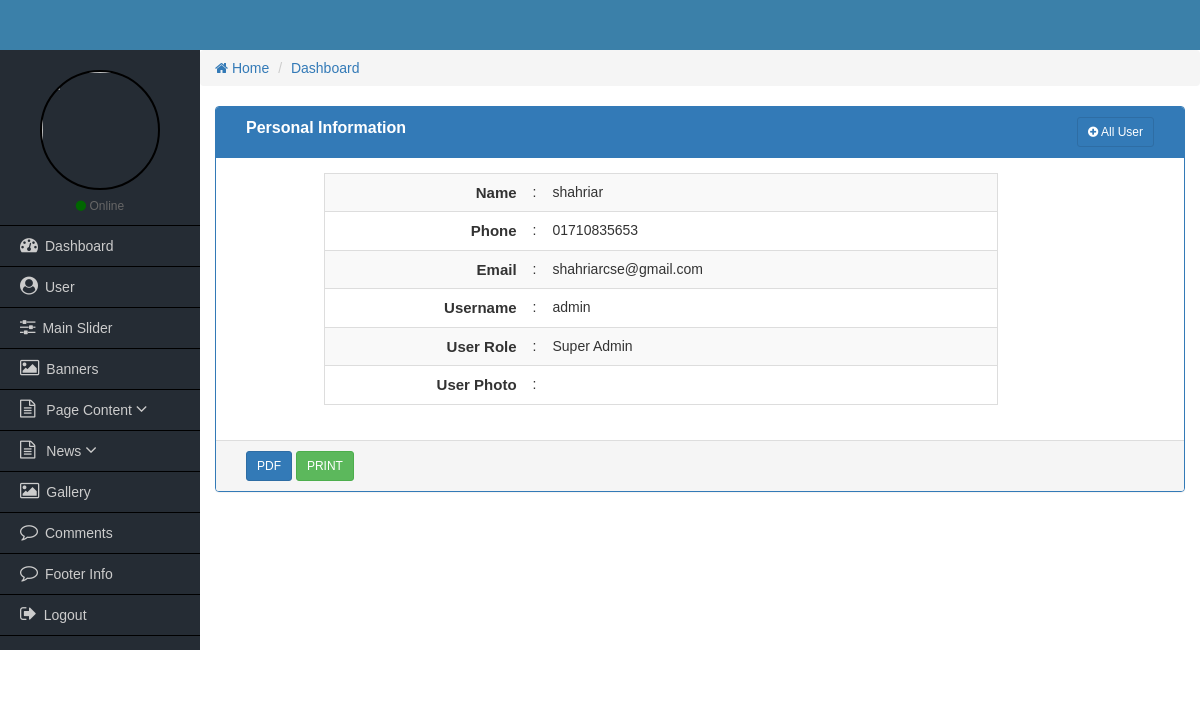
/admin/view-user.php?viewId=1, run on an earlier commit of the app's database.
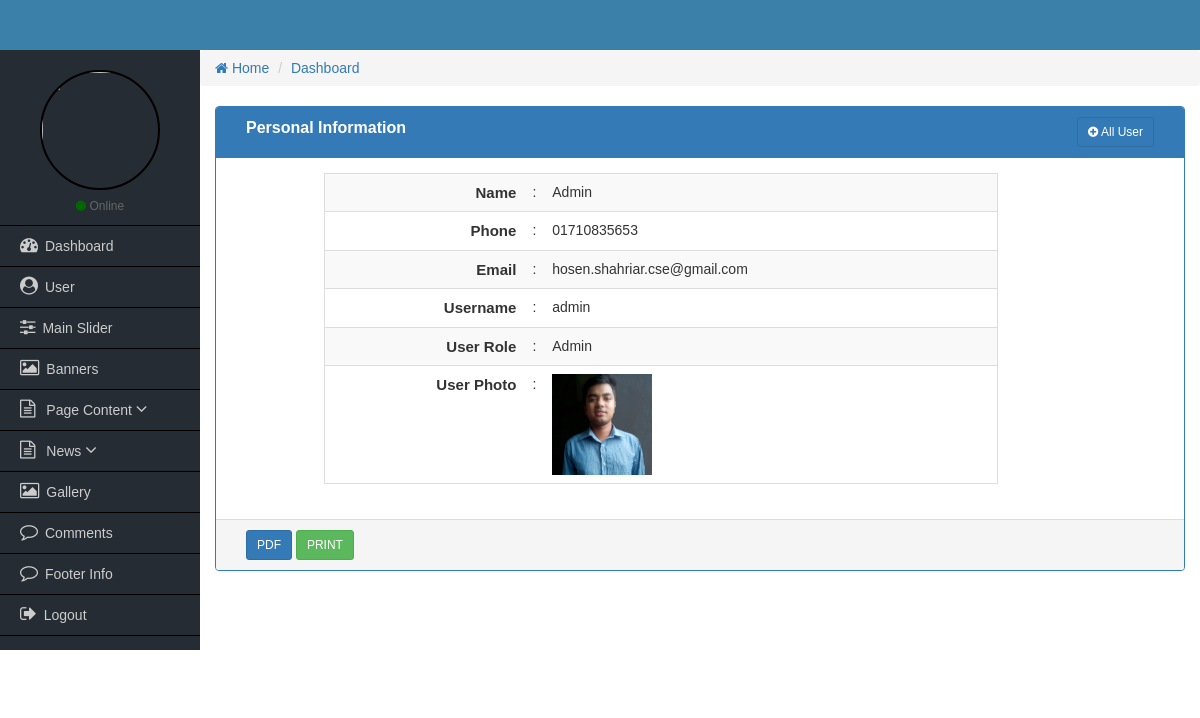
And on a later commit of the database.
### tables this page shows
CREATE TABLE `tbl_user` (
  `id` int(11) NOT NULL,
  `name` varchar(50) NOT NULL,
  `phone` varchar(25) NOT NULL,
  `email` varchar(50) NOT NULL,
  `username` varchar(50) NOT NULL,
  `password` varchar(50) NOT NULL,
  `role_id` int(11) NOT NULL,
  `image` varchar(255) NOT NULL
);

CREATE TABLE `tbl_user_role` (
  `role_id` int(11) NOT NULL,
  `role_name` varchar(25) NOT NULL
);

### admin/view-user.php (the view, shortened to what this page needs)
<?php
    require_once('functions/admin-functions.php');
    $id = $_REQUEST['viewId'];
?>
<div class="col-md-12">
    <div class="panel panel-primary">
        <div class="panel-heading">
            <div class="col-md-9 heading_title">
                Personal Information
             </div>
             <div class="col-md-3 text-right">
                <a href="all-user.php" class="btn btn-sm btn btn-primary"><i class="fa fa-plus-circle"></i> All User</a>
            </div>
            <div class="clearfix"></div>
        </div>
      <div class="panel-body">
          <div class="col-md-1">
          </div>
          <div class="col-md-9">
            <table class="table table-hover table-striped table-responsive view_table_cus">
                <?php
                      $query = "SELECT * FROM tbl_user NATURAL JOIN tbl_user_role WHERE id='$id' ";
                      $sqlQuery = mysqli_query($dbconnect, $query);
                      $row = mysqli_fetch_array($sqlQuery);
                 ?>
                <tr>
                    <td>Name</td>
                    <td>:</td>
                    <td><?php echo $row['name']; ?></td>
                </tr>
                <tr>
                    <td>Phone</td>
                    <td>:</td>
                    <td><?php echo $row['phone']; ?></td>
                </tr>
                <tr>
                    <td>Email</td>
                    <td>:</td>
                    <td><?php echo $row['email']; ?></td>
                </tr>
                <tr>
                    <td>Username</td>
                    <td>:</td>
                    <td><?php echo $row['username']; ?></td>
                </tr>
                <tr>
                    <td>User Role</td>
                    <td>:</td>
                    <td><?php echo $row['role_name']; ?></td>
                </tr>
                <tr>
                    <td>User Photo</td>
                    <td>:</td>
                    <td><img class="userPhoto" src="uploads/<?php echo $row['image']; ?>" width="100" alt=""></td>
                </tr>
            </table>
          </div>
          <div class="col-md-2">
          </div>
      </div>
      <div class="panel-footer">
        <div class="col-md-4">
            <a href="#" class="btn btn-sm btn-primary">PDF</a>
            <a href="#" class="btn btn-sm btn-success">PRINT</a>
        </div>
        <div class="col-md-4">
        </div>
        <div class="col-md-4 text-right">
        </div>
        <div class="clearfix"></div>
      </div>
    </div>
</div>

What changed in the data, as far as the page shows it:
changed tbl_user "admin": name "shahriar" → "Admin"; email "shahriarcse@gmail.com" → "hosen.shahriar.cse@gmail.com"; role.role_name "Super Admin" → "Admin"; image: picture added
